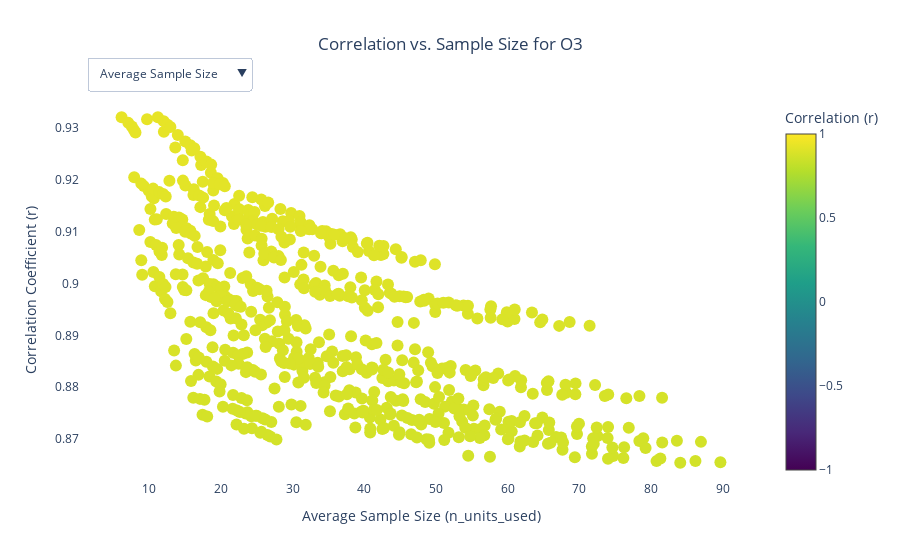
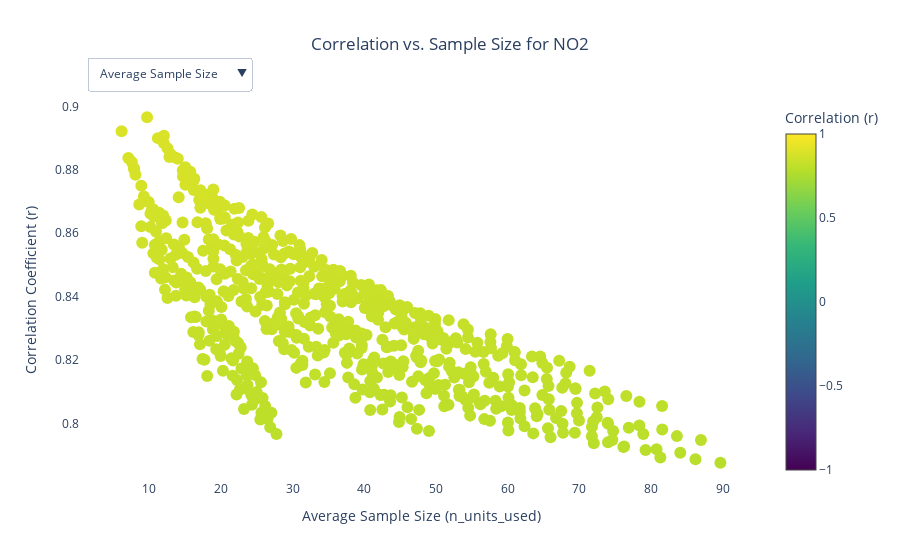
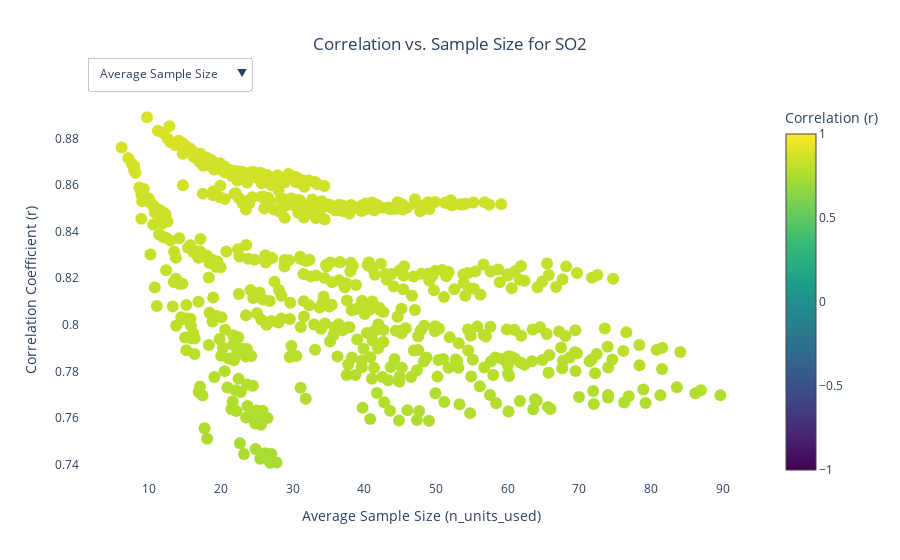
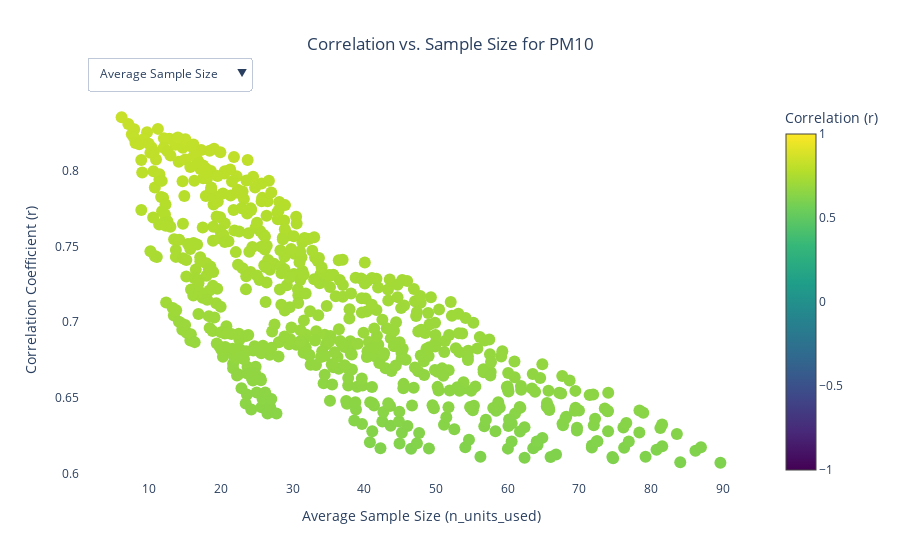

Notebook code cell kept with these figures, in order:
### Code cell
# Analyze optimization results
pollutants = ['O3', 'NO2', 'SO2', 'PM10', 'PM25']
parameter_cols = ['dev_T', 'dev_P', 'dev_RH', 'dev_WS']
def analyze_results(df):
    # Drop rows with missing values
    #df.dropna(subset=['actual', 'predicted'], inplace=True)
    # To store the figures
    figures = {}
    for pollutant in pollutants:
        print(f"--- Processing data for {pollutant} ---")
        pollutant_df = df[df['pollutant'] == pollutant].copy()
        grouped = pollutant_df.groupby(parameter_cols)
        
        # --- Calculate Metrics (Mean, Median, Min, and Custom Stat) ---
        # These stats are calculated on all days, including those with 0 samples.
        stats = grouped['n_units_used'].agg([
            'mean', 
            'median', 
            'min', 
            ('percent_under_15_samples', lambda x: (x < 20).sum() / x.size * 100 if x.size > 0 else 0)
        ]).reset_index()
        
        stats.rename(columns={
            'mean': 'average_sample_size',
            'median': 'median_sample_size',
            'min': 'min_sample_size'
        }, inplace=True)
        
        # --- Calculate Correlation ---
        # This function now internally handles days with no predictions.
        def calculate_r(group):
            # Only use rows with valid actual and predicted values for correlation
            valid_group = group.dropna(subset=['actual', 'predicted'])
            if valid_group.shape[0] < 2 or valid_group['actual'].nunique() < 2 or valid_group['predicted'].nunique() < 2:
                return np.nan
            return valid_group['actual'].corr(valid_group['predicted'])

        correlations = grouped.apply(calculate_r, include_groups=False).reset_index(name='r')
        
        # Merge stats and correlations.
        final_df = pd.merge(stats, correlations, on=parameter_cols)
        
        # For plotting, we can only use rows where a correlation was calculated.
        final_df.dropna(subset=['r'], inplace=True)
        
        if final_df.empty:
            print(f"No valid data to plot for {pollutant}. Skipping.")
            continue
            
        final_df['r2'] = final_df['r']**2
        final_df['combination'] = final_df.apply(
            lambda row: f"T{row['dev_T']}_P{row['dev_P']}_RH{row['dev_RH']}_WS{row['dev_WS']}",
            axis=1
        )
        
        # --- Create Detailed Hover Text ---
        final_df['hover_text'] = final_df.apply(
            lambda row: (
                f"<b>{row['combination']}</b><br><br>"
                f"Correlation (r): {row['r']:.3f}<br>"
                f"R-squared: {row['r2']:.3f}<br>"
                f"Avg Samples: {row['average_sample_size']:.2f}<br>"
                f"% Days < 15 Samples: {row['percent_under_15_samples']:.1f}%"
            ),
            axis=1
        )

        # --- Create the Interactive Plot ---
        fig = go.Figure()

        # Add initial trace (will be updated by dropdown)
        fig.add_trace(
            go.Scatter(
                x=final_df['average_sample_size'],
                y=final_df['r'],
                mode='markers',
                marker=dict(
                    size=12,
                    color=final_df['r'],
                    colorscale='viridis',
                    showscale=True,
                    colorbar=dict(title='Correlation (r)'),
                    cmin=-1, cmax=1
                ),
                text=final_df['hover_text'], # Use the new detailed hover text
                hoverinfo='text', # Show only the custom text on hover
            )
        )
        
        # --- Add Dropdown Menu for X-axis ---
        fig.update_layout(
            updatemenus=[
                dict(
                    active=0,
                    buttons=list([
                        dict(label="Average Sample Size",
                             method="update",
                             args=[{"x": [final_df['average_sample_size']]},
                                   {"xaxis.title": "Average Sample Size (n_units_used)"}]),
                        dict(label="Median Sample Size",
                             method="update",
                             args=[{"x": [final_df['median_sample_size']]},
                                   {"xaxis.title": "Median Sample Size (n_units_used)"}]),
                        dict(label="Minimum Sample Size",
                             method="update",
                             args=[{"x": [final_df['min_sample_size']]},
                                   {"xaxis.title": "Minimum Sample Size (n_units_used)"}]),
                        dict(label="percent under 15",
                             method="update",
                             args=[{"x": [final_df['percent_under_15_samples']]},
                                   {"xaxis.title": "Minimum Sample Size (n_units_used)"}]),
                    ]),
                    direction="down",
                    pad={"r": 10, "t": 10},
                    showactive=True,
                    x=0.01,
                    xanchor="left",
                    y=1.14,
                    yanchor="top"
                )
            ]
        )
        
        # --- Update Layout and Autoscale Y-axis ---
        # Calculate y-axis range with a 5% buffer
        min_r = final_df['r'].min()
        max_r = final_df['r'].max()
        buffer = (max_r - min_r) * 0.05 if (max_r - min_r) > 0 else 0.1
        yaxis_range = [min_r - buffer, max_r + buffer]

        fig.update_layout(
            title=f'Correlation vs. Sample Size for {pollutant}',
            xaxis_title='Average Sample Size (n_units_used)', # Initial title
            yaxis_title='Correlation Coefficient (r)',
            yaxis_range=yaxis_range, # Apply autoscaled range
            plot_bgcolor='white',
            showlegend=False,
            hovermode='closest',
            title_x=0.5
        )
        
        figures[pollutant] = fig
        print(f"Analysis for {pollutant} complete.")

    return figures

# --- Execute the Analysis and Display the Plots ---
pollutant_plots = analyze_results(hourly_df)

for pollutant_name, plot in pollutant_plots.items():
    print(f"\nDisplaying plot for {pollutant_name}:")
    plot.show()

### Figure 1 — Plotly figure (JSON) as saved in the notebook; plotly's stock layout.template omitted (floating-point values rounded to 4 significant figures; data arrays with more than 128 entries replaced by an {"elided": "..."} marker saying what was removed)
{"data": [{"hoverinfo": "text", "marker": {"cmax": 1, "cmin": -1, "color": {"elided": "625 float values"}, "colorbar": {"title": {"text": "Correlation (r)"}}, "colorscale": [[0, "#440154"], [0.1111, "#482878"], [0.2222, "#3e4989"], [0.3333, "#31688e"], [0.4444, "#26828e"], [0.5556, "#1f9e89"], [0.6667, "#35b779"], [0.7778, "#6ece58"], [0.8889, "#b5de2b"], [1, "#fde725"]], "showscale": true, "size": 12}, "mode": "markers", "text": {"elided": "625 str values"}, "type": "scatter", "x": {"elided": "625 float values"}, "y": {"elided": "625 float values"}}], "layout": {"hovermode": "closest", "plot_bgcolor": "white", "showlegend": false, "title": {"text": "Correlation vs. Sample Size for O3", "x": 0.5}, "updatemenus": [{"active": 0, "buttons": [{"args": [{"x": {"elided": "1x625 float values"}}, {"xaxis.title": "Average Sample Size (n_units_used)"}], "label": "Average Sample Size", "method": "update"}, {"args": [{"x": {"elided": "1x625 float values"}}, {"xaxis.title": "Median Sample Size (n_units_used)"}], "label": "Median Sample Size", "method": "update"}, {"args": [{"x": {"elided": "1x625 int values"}}, {"xaxis.title": "Minimum Sample Size (n_units_used)"}], "label": "Minimum Sample Size", "method": "update"}, {"args": [{"x": {"elided": "1x625 float values"}}, {"xaxis.title": "Minimum Sample Size (n_units_used)"}], "label": "percent under 15", "method": "update"}], "direction": "down", "pad": {"r": 10, "t": 10}, "showactive": true, "x": 0.01, "xanchor": "left", "y": 1.14, "yanchor": "top"}], "xaxis": {"title": {"text": "Average Sample Size (n_units_used)"}}, "yaxis": {"range": [0.8621, 0.9353], "title": {"text": "Correlation Coefficient (r)"}}}}

### Figure 2 — Plotly figure (JSON) as saved in the notebook; plotly's stock layout.template omitted (floating-point values rounded to 4 significant figures; data arrays with more than 128 entries replaced by an {"elided": "..."} marker saying what was removed)
{"data": [{"hoverinfo": "text", "marker": {"cmax": 1, "cmin": -1, "color": {"elided": "625 float values"}, "colorbar": {"title": {"text": "Correlation (r)"}}, "colorscale": [[0, "#440154"], [0.1111, "#482878"], [0.2222, "#3e4989"], [0.3333, "#31688e"], [0.4444, "#26828e"], [0.5556, "#1f9e89"], [0.6667, "#35b779"], [0.7778, "#6ece58"], [0.8889, "#b5de2b"], [1, "#fde725"]], "showscale": true, "size": 12}, "mode": "markers", "text": {"elided": "625 str values"}, "type": "scatter", "x": {"elided": "625 float values"}, "y": {"elided": "625 float values"}}], "layout": {"hovermode": "closest", "plot_bgcolor": "white", "showlegend": false, "title": {"text": "Correlation vs. Sample Size for NO2", "x": 0.5}, "updatemenus": [{"active": 0, "buttons": [{"args": [{"x": {"elided": "1x625 float values"}}, {"xaxis.title": "Average Sample Size (n_units_used)"}], "label": "Average Sample Size", "method": "update"}, {"args": [{"x": {"elided": "1x625 float values"}}, {"xaxis.title": "Median Sample Size (n_units_used)"}], "label": "Median Sample Size", "method": "update"}, {"args": [{"x": {"elided": "1x625 int values"}}, {"xaxis.title": "Minimum Sample Size (n_units_used)"}], "label": "Minimum Sample Size", "method": "update"}, {"args": [{"x": {"elided": "1x625 float values"}}, {"xaxis.title": "Minimum Sample Size (n_units_used)"}], "label": "percent under 15", "method": "update"}], "direction": "down", "pad": {"r": 10, "t": 10}, "showactive": true, "x": 0.01, "xanchor": "left", "y": 1.14, "yanchor": "top"}], "xaxis": {"title": {"text": "Average Sample Size (n_units_used)"}}, "yaxis": {"range": [0.7822, 0.902], "title": {"text": "Correlation Coefficient (r)"}}}}

### Figure 3 — Plotly figure (JSON) as saved in the notebook; plotly's stock layout.template omitted (floating-point values rounded to 4 significant figures; data arrays with more than 128 entries replaced by an {"elided": "..."} marker saying what was removed)
{"data": [{"hoverinfo": "text", "marker": {"cmax": 1, "cmin": -1, "color": {"elided": "625 float values"}, "colorbar": {"title": {"text": "Correlation (r)"}}, "colorscale": [[0, "#440154"], [0.1111, "#482878"], [0.2222, "#3e4989"], [0.3333, "#31688e"], [0.4444, "#26828e"], [0.5556, "#1f9e89"], [0.6667, "#35b779"], [0.7778, "#6ece58"], [0.8889, "#b5de2b"], [1, "#fde725"]], "showscale": true, "size": 12}, "mode": "markers", "text": {"elided": "625 str values"}, "type": "scatter", "x": {"elided": "625 float values"}, "y": {"elided": "625 float values"}}], "layout": {"hovermode": "closest", "plot_bgcolor": "white", "showlegend": false, "title": {"text": "Correlation vs. Sample Size for SO2", "x": 0.5}, "updatemenus": [{"active": 0, "buttons": [{"args": [{"x": {"elided": "1x625 float values"}}, {"xaxis.title": "Average Sample Size (n_units_used)"}], "label": "Average Sample Size", "method": "update"}, {"args": [{"x": {"elided": "1x625 float values"}}, {"xaxis.title": "Median Sample Size (n_units_used)"}], "label": "Median Sample Size", "method": "update"}, {"args": [{"x": {"elided": "1x625 int values"}}, {"xaxis.title": "Minimum Sample Size (n_units_used)"}], "label": "Minimum Sample Size", "method": "update"}, {"args": [{"x": {"elided": "1x625 float values"}}, {"xaxis.title": "Minimum Sample Size (n_units_used)"}], "label": "percent under 15", "method": "update"}], "direction": "down", "pad": {"r": 10, "t": 10}, "showactive": true, "x": 0.01, "xanchor": "left", "y": 1.14, "yanchor": "top"}], "xaxis": {"title": {"text": "Average Sample Size (n_units_used)"}}, "yaxis": {"range": [0.7333, 0.8966], "title": {"text": "Correlation Coefficient (r)"}}}}

### Figure 4 — Plotly figure (JSON) as saved in the notebook; plotly's stock layout.template omitted (floating-point values rounded to 4 significant figures; data arrays with more than 128 entries replaced by an {"elided": "..."} marker saying what was removed)
{"data": [{"hoverinfo": "text", "marker": {"cmax": 1, "cmin": -1, "color": {"elided": "625 float values"}, "colorbar": {"title": {"text": "Correlation (r)"}}, "colorscale": [[0, "#440154"], [0.1111, "#482878"], [0.2222, "#3e4989"], [0.3333, "#31688e"], [0.4444, "#26828e"], [0.5556, "#1f9e89"], [0.6667, "#35b779"], [0.7778, "#6ece58"], [0.8889, "#b5de2b"], [1, "#fde725"]], "showscale": true, "size": 12}, "mode": "markers", "text": {"elided": "625 str values"}, "type": "scatter", "x": {"elided": "625 float values"}, "y": {"elided": "625 float values"}}], "layout": {"hovermode": "closest", "plot_bgcolor": "white", "showlegend": false, "title": {"text": "Correlation vs. Sample Size for PM10", "x": 0.5}, "updatemenus": [{"active": 0, "buttons": [{"args": [{"x": {"elided": "1x625 float values"}}, {"xaxis.title": "Average Sample Size (n_units_used)"}], "label": "Average Sample Size", "method": "update"}, {"args": [{"x": {"elided": "1x625 float values"}}, {"xaxis.title": "Median Sample Size (n_units_used)"}], "label": "Median Sample Size", "method": "update"}, {"args": [{"x": {"elided": "1x625 int values"}}, {"xaxis.title": "Minimum Sample Size (n_units_used)"}], "label": "Minimum Sample Size", "method": "update"}, {"args": [{"x": {"elided": "1x625 float values"}}, {"xaxis.title": "Minimum Sample Size (n_units_used)"}], "label": "percent under 15", "method": "update"}], "direction": "down", "pad": {"r": 10, "t": 10}, "showactive": true, "x": 0.01, "xanchor": "left", "y": 1.14, "yanchor": "top"}], "xaxis": {"title": {"text": "Average Sample Size (n_units_used)"}}, "yaxis": {"range": [0.5959, 0.8467], "title": {"text": "Correlation Coefficient (r)"}}}}
